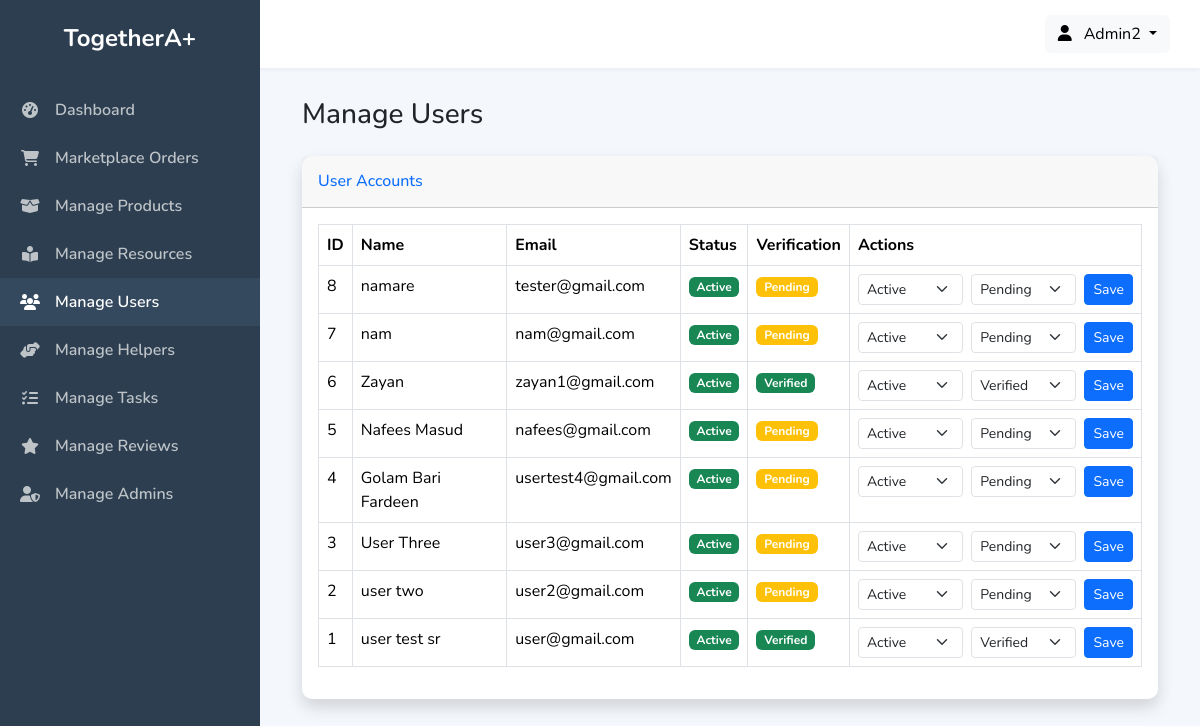
The app's page /admin_panel/manage_users.php (signed in) with its own data.
### tables this page shows
CREATE TABLE `users` (
  `user_id` int NOT NULL AUTO_INCREMENT,
  `name` varchar(255) NOT NULL,
  `email` varchar(255) NOT NULL,
  `profile_photo` text,
  `password_hash` varchar(255) NOT NULL,
  `phone_number` varchar(15) DEFAULT NULL,
  `address` text,
  `user_type` enum('disabled_individual','family_member','caretaker') NOT NULL,
  `created_at` timestamp NULL DEFAULT CURRENT_TIMESTAMP,
  `updated_at` timestamp NULL DEFAULT CURRENT_TIMESTAMP ON UPDATE CURRENT_TIMESTAMP,
  `verification_status` enum('pending','verified','rejected') DEFAULT 'pending',
  `verified_by` int DEFAULT NULL,
  `status` enum('active','suspended','deactivated') DEFAULT 'active',
  PRIMARY KEY (`user_id`),
  UNIQUE KEY `email` (`email`),
  KEY `verified_by` (`verified_by`),
  CONSTRAINT `users_ibfk_1` FOREIGN KEY (`verified_by`) REFERENCES `admins` (`admin_id`)
);

### admin_panel/manage_users.php (the view, shortened to what this page needs)
<?php
include 'admin_header.php';
$search_term = $_GET['search'] ?? '';
$query = "SELECT user_id, name, email, phone_number, verification_status, status FROM users WHERE name LIKE ? OR email LIKE ? ORDER BY created_at DESC";
$stmt = $conn->prepare($query);
$search_like = "%" . $search_term . "%";
$stmt->bind_param("ss", $search_like, $search_like);
$stmt->execute();
$result = $stmt->get_result();
?>
<div class="container-fluid">
    <h1 class="h3 mb-4 text-gray-800">Manage Users</h1>
    <div class="card shadow mb-4">
        <div class="card-header py-3">
            <h6 class="m-0 font-weight-bold text-primary">User Accounts</h6>
        </div>
        <div class="card-body">
            <div class="table-responsive">
                <table class="table table-bordered">
                    <thead><tr><th>ID</th><th>Name</th><th>Email</th><th>Status</th><th>Verification</th><th>Actions</th></tr></thead>
                    <tbody>
                        <?php while($row = $result->fetch_assoc()): ?>
                        <tr>
                            <td><?php echo $row['user_id']; ?></td>
                            <td><?php echo htmlspecialchars($row['name']); ?></td>
                            <td><?php echo htmlspecialchars($row['email']); ?></td>
                            <td><span class="badge bg-<?php echo ($row['status'] == 'active') ? 'success' : 'secondary'; ?>"><?php echo ucfirst($row['status']); ?></span></td>
                            <td><span class="badge bg-<?php echo ($row['verification_status'] == 'verified') ? 'success' : (($row['verification_status'] == 'pending') ? 'warning' : 'danger'); ?>"><?php echo ucfirst($row['verification_status']); ?></span></td>
                            <td>
                                <form method="POST" class="d-flex gap-2">
                                    <select name="status" class="form-select form-select-sm"><option value="active" <?php echo ($row['status'] == 'active') ? 'selected' : ''; ?>>Active</option></select>
                                    <select name="verification_status" class="form-select form-select-sm"><option value="pending" <?php echo ($row['verification_status'] == 'pending') ? 'selected' : ''; ?>>Pending</option><option value="verified" <?php echo ($row['verification_status'] == 'verified') ? 'selected' : ''; ?>>Verified</option><option value="rejected" <?php echo ($row['verification_status'] == 'rejected') ? 'selected' : ''; ?>>Rejected</option></select>
                                    <button type="submit" name="update_user" class="btn btn-primary btn-sm">Save</button>
                                </form>
                            </td>
                        </tr>
                        <?php endwhile; ?>
                    </tbody>
                </table>
            </div>
        </div>
    </div>
</div>
<?php include 'admin_footer.php'; ?>

### admin_panel/admin_header.php (style rules this page uses)
:root { --sidebar-bg: #2c3e50; --sidebar-hover: #34495e; --sidebar-text: #bdc3c7; --sidebar-text-active: #ffffff; --main-bg: #f4f7fc; }
body { font-family: 'Nunito', sans-serif; background-color: var(--main-bg); }
.card { border: none; border-radius: 10px; box-shadow: 0 4px 6px rgba(0,0,0,0.05); }

### records on screen
users: user_id "8", name "namare", email "tester@gmail.com", status "Active", verification_status "Pending"
users: user_id "7", name "nam", email "nam@gmail.com", status "Active", verification_status "Pending"
users: user_id "6", name "Zayan", email "zayan1@gmail.com", status "Active", verification_status "Verified"
users: user_id "5", name "Nafees Masud", email "nafees@gmail.com", status "Active", verification_status "Pending"
users: user_id "4", name "Golam Bari Fardeen", email "usertest4@gmail.com", status "Active", verification_status "Pending"
users: user_id "3", name "User Three", email "user3@gmail.com", status "Active", verification_status "Pending"
users: user_id "2", name "user two", email "user2@gmail.com", status "Active", verification_status "Pending"
users: user_id "1", name "user test sr", email "user@gmail.com", status "Active", verification_status "Verified"

### other values on screen
$current_admin_name "Admin2"
